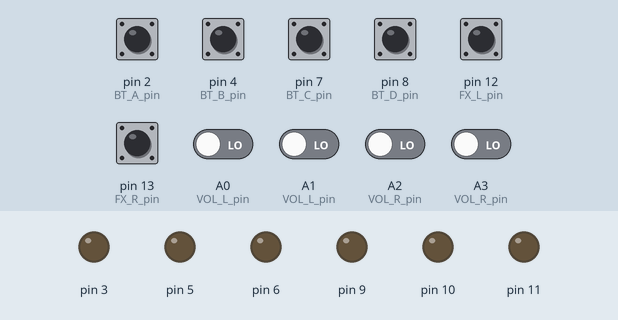
Recording of a sketch running on a simulated Arduino Leonardo, built with avr-gcc and run on an emulated ATmega32U4. Shown: output pins drawn as LEDs (lit = HIGH). Inputs (shaded band) come from the test bench; at power-on: pin 2 (BT_A_pin), pin 4 (BT_B_pin), pin 7 (BT_C_pin), pin 8 (BT_D_pin), pin 12 (FX_L_pin), pin 13 (FX_R_pin) HIGH, A0 (VOL_L_pin), A1 (VOL_L_pin), A2 (VOL_R_pin), A3 (VOL_R_pin) LOW. USB keyboard and mouse output is not drawn.

Above: at 9.9 s.
10.0 s: pin 2 (BT_A_pin) pulled LOW for 0.15 s
At 10.07 s:
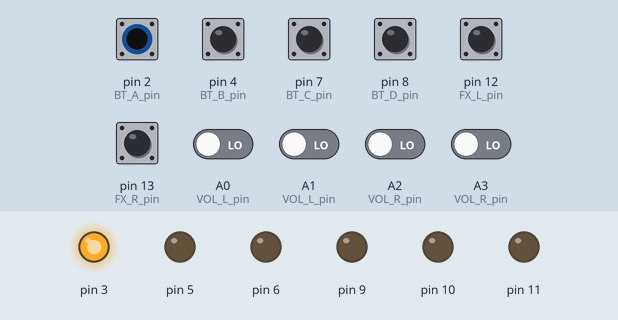
11.6 s: pin 4 (BT_B_pin) pulled LOW for 0.15 s
At 11.67 s:
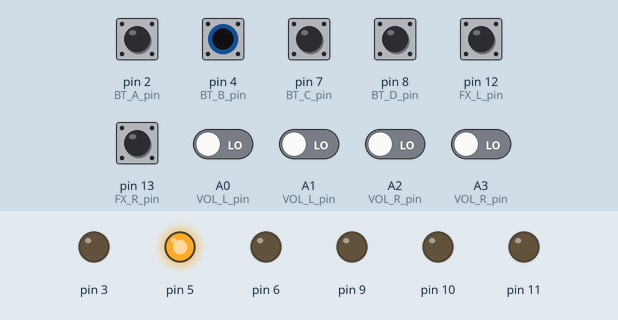
13.2 s: pin 7 (BT_C_pin) pulled LOW for 0.15 s
At 13.27 s:
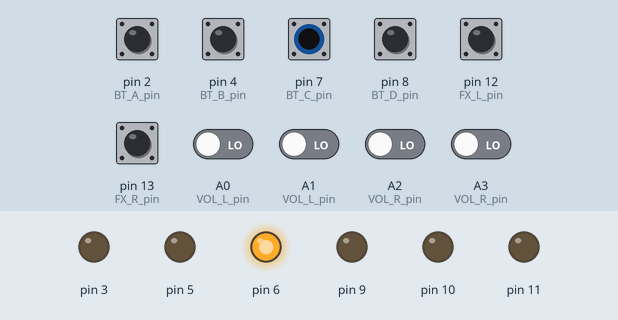
14.8 s: pin 8 (BT_D_pin) pulled LOW for 0.15 s
At 14.87 s:
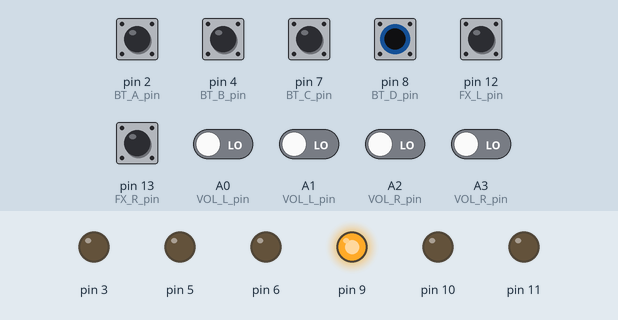
16.4 s: pin 12 (FX_L_pin) pulled LOW for 0.15 s
At 16.47 s:
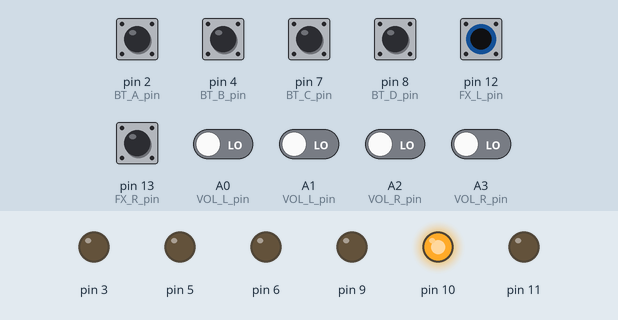
18.0 s: pin 13 (FX_R_pin) pulled LOW for 0.15 s
At 18.07 s:
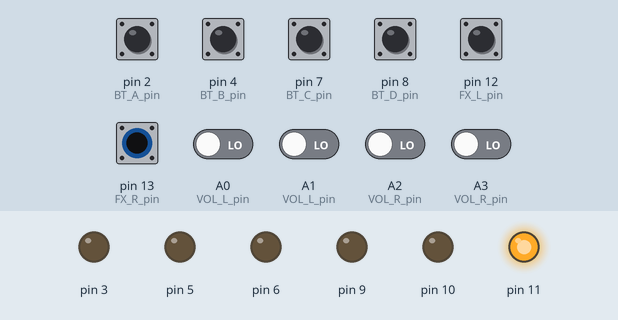
Timing chart, 0 to 20.6 s (numbered marks = the images above; inputs shaded):
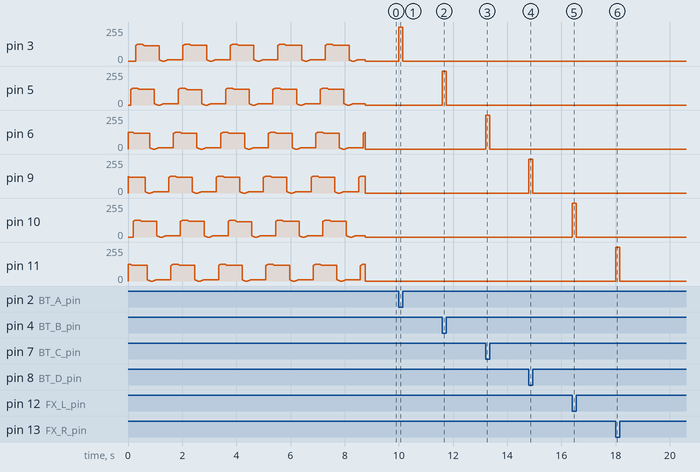

The sketch:

keyboard.ino
```cpp
#include<Keyboard.h>

//{{{
const int VOL_L_pin[] = {A0, A1};
const int VOL_R_pin[] = {A2, A3};
const int BT_A_pin = 2;
const int BT_A_led = 3;
const int BT_B_pin = 4;
const int BT_B_led = 5;
const int BT_C_pin = 7;
const int BT_C_led = 6;
const int BT_D_pin = 8;
const int BT_D_led = 9;
const int FX_L_pin = 12;
const int FX_L_led = 10;
const int FX_R_pin = 13;
const int FX_R_led = 11;
//}}}

//つまみを止めた時に逆回転が入力されたり、
//本体の振動でキーが入力される時はこの値を増やす
const int chattering = 5;
//この値を増やすと低速回転でも入力が途切れなくなる
const int sensitive = 400;

class VOL{
	private:
		char key[2];//{正回転で送る文字, 逆回転で送る文字}
		int pin[2];//{A相に繋ぐピン, B相に繋ぐピン}
		int phase[2];//{現在の位相, 前回の位相}
		int count[4];
		int state;

		int get_phase(){
			//正回転時に0,1,2,3,0,1,2...
			//逆回転時に3,2,1,0,3,2,1...と出力
			int A = digitalRead(pin[0]);
			int B = digitalRead(pin[1]);
			return 2*B+A^B;
		}

		int get_delta(){
			phase[0] = get_phase();
			int delta = (phase[0] - phase[1])%4;
			phase[1] = phase[0];
			return delta;
		}

	public:
		VOL(char keyPos, char keyNeg, int pinA, int pinB){
			pinMode(pinA, INPUT);
			pinMode(pinB, INPUT);
			key[0] = keyPos;
			key[1] = keyNeg;
			pin[0] = pinA;
			pin[1] = pinB;
		}
		void judge();
};

void VOL::judge(){
	int delta = get_delta();
	switch(delta){
		case 0:
			count[0]++;
			break;
		case 1:
			count[0] = 0;
			count[1]++;
			break;
		case 3:
			count[0] = 0;
			count[3]++;
			break;
	}
	if(count[0] == sensitive){
		if(state == 1){
			Keyboard.release(key[0]);
		}else if(state == 3){
			Keyboard.release(key[1]);
		}
		state = 0;
		count[1] = 0;
		count[3] = 0;
	}else if(count[1] == chattering){
		if(state == 3){
			Keyboard.release(key[1]);
		}
		Keyboard.press(key[0]);
		state = 1;
		count[3] = 0;
	}else if(count[3] == chattering){
		if(state == 1){
			Keyboard.release(key[0]);
		}
		Keyboard.press(key[1]);
		state = 3;
		count[1] = 0;
	}
	//Serial.println(state);
}

class BT{
	private:
		char key;//ボタンが押さた時送る文字
		int pin[2];//{スイッチに繋ぐピン, ledに繋ぐピン}
		int count[2];
		bool state;
		bool is_pushed(){
			return !digitalRead(pin[0]);
		}

	public:
		BT(char key_, int pinSW, int pinLED){
			pinMode(pinSW, INPUT_PULLUP);
			pinMode(pinLED, OUTPUT);
			key = key_;
			pin[0] = pinSW;
			pin[1] = pinLED;
		}
		void judge();
		void set_led(int level){
			analogWrite(pin[1], level);
		}
};

void BT::judge(){
	switch(is_pushed()){
		case 0:
			count[0]++;
			count[1] = 0;
			break;
		case 1:
			count[1]++;
			count[0] = 0;
			break;
	}
	if(count[0] == chattering){
		Keyboard.release(key);
		analogWrite(pin[1], 0);
		state = 0;
	}else if(count[1] == chattering){
		Keyboard.press(key);
		analogWrite(pin[1], 255);
		state = 1;
	}
	//Serial.println(state);
};

VOL VOL_L('w', 'q', VOL_L_pin[0], VOL_L_pin[1]);
VOL VOL_R('p', 'o', VOL_R_pin[0], VOL_R_pin[1]);

BT BT_A('h', BT_A_pin, BT_A_led);
BT BT_B('j', BT_B_pin, BT_B_led);
BT BT_C('k', BT_C_pin, BT_C_led);
BT BT_D('l', BT_D_pin, BT_D_led);
BT FX_L('n', FX_L_pin, FX_L_led);
BT FX_R('m', FX_R_pin, FX_R_led);

void setup() {
	Serial.begin(9600);
	Keyboard.begin();
	//起動時イルミネーション
	float pi = 3.1415926;
	for(float i=0;i<2*pi*5;i+=0.003){
		BT_A.set_led(int(64*(sin(i)+1)));
		BT_B.set_led(int(64*(sin(i+pi/5)+1)));
		BT_C.set_led(int(64*(sin(i+2*pi/5)+1)));
		BT_D.set_led(int(64*(sin(i+3*pi/5)+1)));
		FX_L.set_led(int(64*(sin(i+pi/10)+1)));
		FX_R.set_led(int(64*(sin(i+pi/2)+1)));
	}
	BT_A.set_led(0);
	BT_B.set_led(0);
	BT_C.set_led(0);
	BT_D.set_led(0);
	FX_L.set_led(0);
	FX_R.set_led(0);
}

void loop(){
	int s = micros();
	VOL_L.judge();
	VOL_R.judge();
	BT_A.judge();
	BT_B.judge();
	BT_C.judge();
	BT_D.judge();
	FX_L.judge();
	FX_R.judge();
	int e = micros();
	//Serial.println((e-s)/4);
}
```

Measured:
- after the input at 10.0 s, pin 3: 0/255 → 255/255 at once, → 0/255 0.15 s later
- after the input at 11.6 s, pin 5: 0/255 → 255/255 at once, → 0/255 0.15 s later
- after the input at 13.2 s, pin 6: 0/255 → 255/255 at once, → 0/255 0.15 s later
- after the input at 14.8 s, pin 9: 0/255 → 255/255 at once, → 0/255 0.15 s later
- after the input at 16.4 s, pin 10: 0/255 → 255/255 at once, → 0/255 0.15 s later
- after the input at 18.0 s, pin 11: 0/255 → 255/255 at once, → 0/255 0.15 s later
